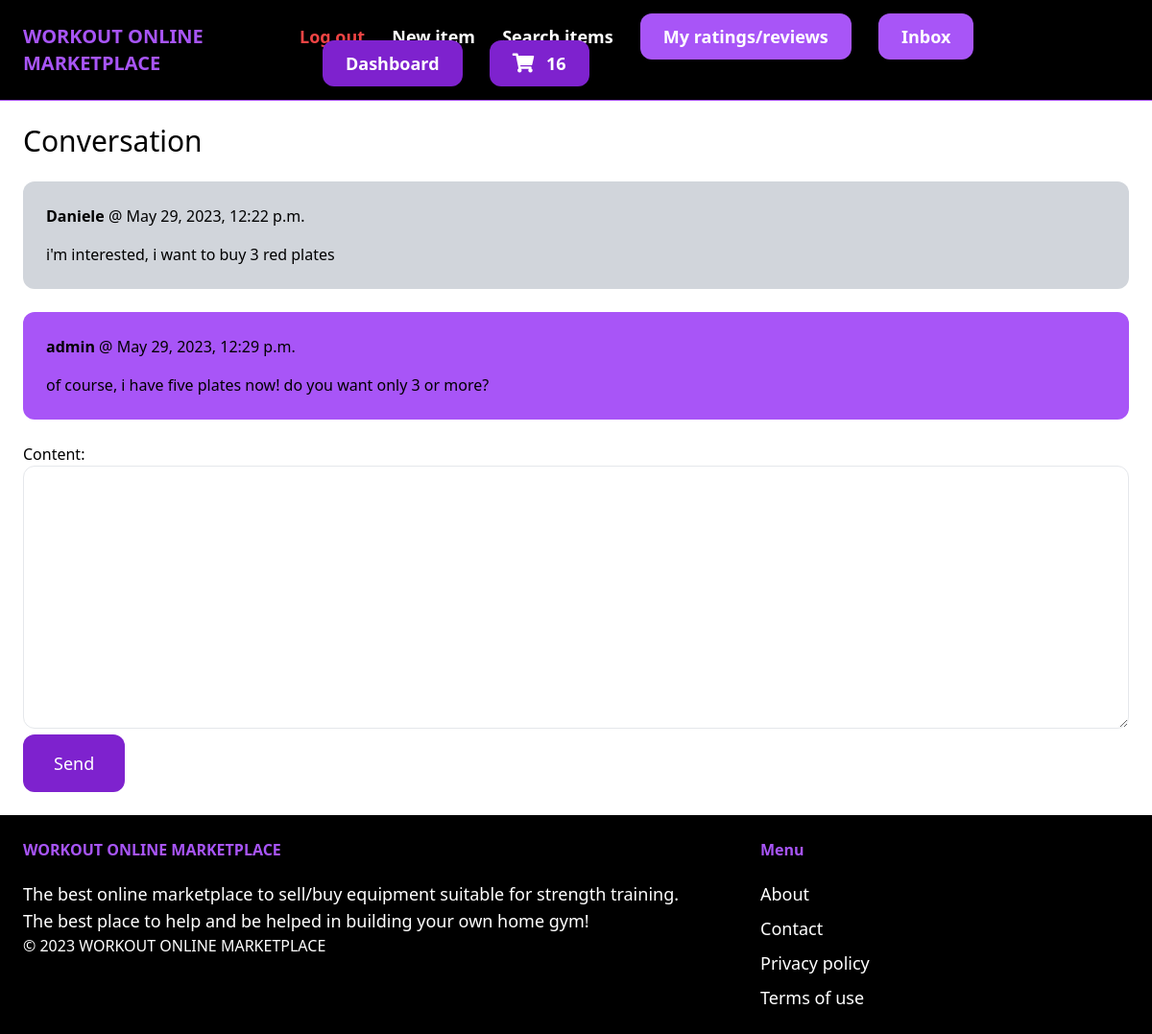
The page /inbox/2/ (signed in) on the database its author committed.
### core/models.py (models this page shows, shortened)
class Cart(models.Model):
    id = models.UUIDField(primary_key=True, default=uuid.uuid4)
    user = models.ForeignKey(User, on_delete=models.CASCADE)
    completed = models.BooleanField(default=False)
    @property
    def numOfItems(self):
        cartItems = self.cartItems.all()
        quantity = sum([item.quantity for item in cartItems])
        return quantity

class CartItem(models.Model):
    item = models.ForeignKey(Item, on_delete=models.CASCADE, related_name='itemsCart')
    cart = models.ForeignKey(Cart, on_delete=models.CASCADE, related_name='cartItems')
    quantity = models.IntegerField(default=0)

### conversation/models.py (models this page shows)
class ConversationMessage(models.Model):
    conversation = models.ForeignKey(Conversation, related_name='messages', on_delete=models.CASCADE)
    content = models.TextField()
    createdAt = models.DateTimeField(auto_now_add=True)
    createdBy = models.ForeignKey(User, related_name='createdMessages', on_delete=models.CASCADE)

### conversation/views.py (the view)
# urls.py: path('<int:pk>/', views.detail, name='detail'),
@login_required
def detail(request, pk):
    conversation = Conversation.objects.filter(members__in=[request.user.id]).get(pk=pk)
    cart = None
    if request.user.is_authenticated:
        cart, created = Cart.objects.get_or_create(user=request.user, completed=False)
    if request.method  == 'POST':
        form = ConversationMessageForm(request.POST)
        if form.is_valid():
            conversationMessage = form.save(commit=False)
            conversationMessage.conversation = conversation
            conversationMessage.createdBy = request.user
            conversationMessage.save()
            conversation.save()
            return redirect('conversation:detail', pk=pk)
    else:
        form = ConversationMessageForm()
    return render(request, 'conversation/detail.html', {
        'conversation': conversation,
        'form': form,
        'cart': cart,
    })

### conversation/forms.py
class ConversationMessageForm(forms.ModelForm):
    class Meta:
        model = ConversationMessage
        fields = ('content',)
        widgets = {
            'content': forms.Textarea(attrs={
                'class': 'w-full px-6 py-4 rounded-xl border',
            }),
        }

### conversation/templates/conversation/detail.html (shortened to what this page needs)
{% extends 'core/base.html' %}
{% block content %}
<h1 class="mb-6 text-3xl">Conversation</h1>
<div class="space-y-6">
    {% for message in conversation.messages.all %}
        <div class="p-6 flex  {% if message.createdBy == request.user %} bg-purple-500 {% else %} bg-gray-300 {% endif %} rounded-xl">
            <div>
                <p class="mb-4"><strong>{{ message.createdBy.username }}</strong> @ {{ message.createdAt }}</p>
                <p>{{ message.content }}</p>
            </div>
        </div>
    {% endfor %}
</div>
<form method="post" action="." class="mt-6">
    {{ form.as_p }}
    <button class="px-8 py-4 text-lg bg-purple-700 hover:bg-purple-900 rounded-xl text-white">Send</button>
</form>
{% endblock %}

### core/templates/core/base.html (shortened to what this page needs)
{% load static %}
<!DOCTYPE html>
<html lang="en">
    <head>
        <script src="https://cdn.tailwindcss.com"></script>
        <link rel="stylesheet" href="https://cdnjs.cloudflare.com/ajax/libs/font-awesome/5.15.3/css/all.min.css">
    </head>
    <body>
        <nav class="px-6 py-6 flex justify-between items-center border-b border-purple-500 bg-black">
            <a href="/" class="text-xl font-semibold text-purple-500">WORKOUT ONLINE MARKETPLACE</a>
            <div class="space-x-6">
                {% if request.user.is_authenticated %}
                    <a href="{% url 'core:logout' %}" class="text-lg text-red-500 font-semibold hover:text-purple-500">Log out</a>
                {% endif %}
                <a href="{% url 'item:new' %}" class="text-lg text-white font-semibold hover:text-purple-500">New item</a>
                <a href="{% url 'item:items' %}" class="text-lg text-white font-semibold hover:text-purple-500">Search items</a>
                {% if request.user.is_authenticated %}
                    <a href="{% url 'ratingsANDreviews:myRatingsAndMyReviews' %}" class="px-6 py-3 text-lg font-semibold bg-purple-500 text-white rounded-xl hover:bg-purple-700">My ratings/reviews</a>
                    <a href="{% url 'conversation:inbox' %}" class="px-6 py-3 text-lg font-semibold bg-purple-500 text-white rounded-xl hover:bg-purple-700">Inbox</a>
                    <a href="{% url 'dashboard:index' %}" class="px-6 py-3 text-lg font-semibold bg-purple-700 text-white rounded-xl hover:bg-purple-900">Dashboard</a>
                    <a href="{% url 'core:cart' %}" class="px-6 py-3 text-lg font-semibold bg-purple-700 text-white rounded-xl hover:bg-purple-900">
                        <span style="font-size: 20px; color: white; padding-right: 0.5rem;"><i class="fas fa-shopping-cart"></i></span>
                        <span id="numOfItems">{{cart.numOfItems}}</span>
                    </a>
                {% else %}
                    <a href="{% url 'core:signup' %}" class="px-6 py-3 text-lg font-semibold bg-purple-500 text-white rounded-xl hover:bg-purple-700">Sign up</a>
                    <a href="{% url 'core:login' %}" class="px-6 py-3 text-lg font-semibold bg-purple-700 text-white rounded-xl hover:bg-purple-900">Log in</a>
                {% endif %}
            </div>
        </nav>
        <div class="px-6 py-6">
            {% block content %}
            {% endblock %}
        </div>
        <footer class="px-6 py-6 flex justify-between bg-black">
            <div class="w-2/3 pr-10">
                <h3 class="mb-5 font-semibold text-purple-500">WORKOUT ONLINE MARKETPLACE</h3>
                <p class="text-lg text-white">The best online marketplace to sell/buy equipment suitable for strength training.</p>
                <p class="text-lg text-white">The best place to help and be helped in building your own home gym!</p>
                <p class="text-white font-thin">© 2023 WORKOUT ONLINE MARKETPLACE</p>
            </div>
            <div class="w-1/3">
                <h3 class="mb-5 font-semibold text-purple-500">Menu</h3>
                <ul class="space-y-2">
                    <li> <a href="#" class="text-lg text-white hover:text-purple-700">About</a> </li>
                    <li> <a href="{% url 'core:contact' %}" class="text-lg text-white hover:text-purple-700">Contact</a> </li>
                    <li> <a href="#" class="text-lg text-white hover:text-purple-700">Privacy policy</a> </li>
                    <li> <a href="#" class="text-lg text-white hover:text-purple-700">Terms of use</a> </li>
                </ul>
            </div>
        </footer>
    </body>
<html>

### rows shown on the page
Cart: numOfItems "16"
ConversationMessage: createdBy.username "Daniele", createdAt "May 29, 2023, 12:22 p.m.", content "i'm interested, i want to buy 3 red plates"
ConversationMessage: createdBy.username "admin", createdAt "May 29, 2023, 12:29 p.m.", content "of course, i have five plates now! do you want only 3 or more?"
